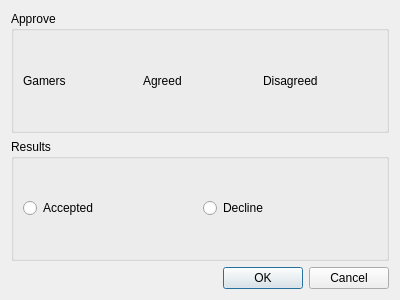
<?xml version="1.0" encoding="UTF-8"?>
<ui version="4.0">
 <class>approve</class>
 <widget class="QDialog" name="approve">
  <property name="windowModality">
   <enum>Qt::ApplicationModal</enum>
  </property>
  <property name="geometry">
   <rect>
    <x>0</x>
    <y>0</y>
    <width>400</width>
    <height>300</height>
   </rect>
  </property>
  <property name="focusPolicy">
   <enum>Qt::StrongFocus</enum>
  </property>
  <property name="windowTitle">
   <string>Confirm team</string>
  </property>
  <layout class="QVBoxLayout" name="verticalLayout_2">
   <item>
    <layout class="QVBoxLayout" name="verticalLayout">
     <item>
      <widget class="QGroupBox" name="groupBox">
       <property name="title">
        <string>Approve</string>
       </property>
       <layout class="QGridLayout" name="gridLayout_2">
        <item row="0" column="0">
         <layout class="QGridLayout" name="gridLayout">
          <item row="0" column="0">
           <widget class="QLabel" name="label_3">
            <property name="text">
             <string>Gamers</string>
            </property>
           </widget>
          </item>
          <item row="0" column="1">
           <widget class="QLabel" name="label">
            <property name="text">
             <string>Agreed</string>
            </property>
           </widget>
          </item>
          <item row="0" column="2">
           <widget class="QLabel" name="label_2">
            <property name="text">
             <string>Disagreed</string>
            </property>
           </widget>
          </item>
         </layout>
        </item>
       </layout>
      </widget>
     </item>
    </layout>
   </item>
   <item>
    <widget class="QGroupBox" name="groupBox_2">
     <property name="title">
      <string>Results</string>
     </property>
     <layout class="QHBoxLayout" name="horizontalLayout_2">
      <item>
       <layout class="QHBoxLayout" name="horizontalLayout">
        <item>
         <widget class="QRadioButton" name="radioButton">
          <property name="text">
           <string>Accepted</string>
          </property>
         </widget>
        </item>
        <item>
         <widget class="QRadioButton" name="radioButton_2">
          <property name="text">
           <string>Decline</string>
          </property>
         </widget>
        </item>
       </layout>
      </item>
     </layout>
    </widget>
   </item>
   <item>
    <widget class="QDialogButtonBox" name="buttonBox">
     <property name="orientation">
      <enum>Qt::Horizontal</enum>
     </property>
     <property name="standardButtons">
      <set>QDialogButtonBox::Cancel|QDialogButtonBox::Ok</set>
     </property>
    </widget>
   </item>
  </layout>
 </widget>
 <resources/>
 <connections>
  <connection>
   <sender>buttonBox</sender>
   <signal>accepted()</signal>
   <receiver>approve</receiver>
   <slot>accept()</slot>
   <hints>
    <hint type="sourcelabel">
     <x>248</x>
     <y>254</y>
    </hint>
    <hint type="destinationlabel">
     <x>157</x>
     <y>274</y>
    </hint>
   </hints>
  </connection>
  <connection>
   <sender>buttonBox</sender>
   <signal>rejected()</signal>
   <receiver>approve</receiver>
   <slot>reject()</slot>
   <hints>
    <hint type="sourcelabel">
     <x>316</x>
     <y>260</y>
    </hint>
    <hint type="destinationlabel">
     <x>286</x>
     <y>274</y>
    </hint>
   </hints>
  </connection>
 </connections>
</ui>
